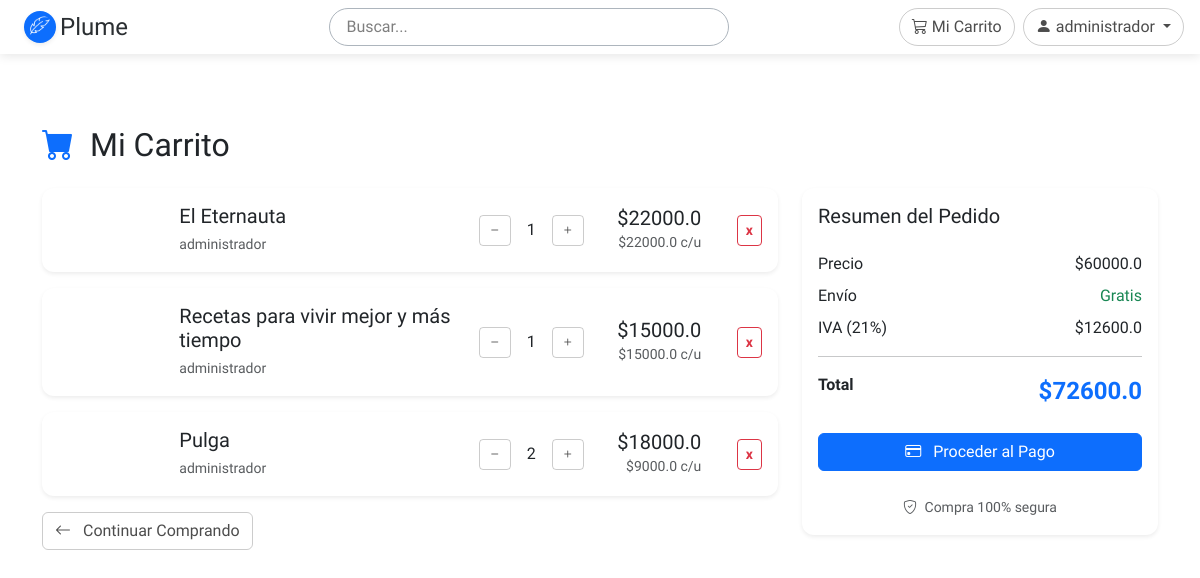
Page /cart (signed in) on the committed database.
### app/models/models.py (models this page shows, shortened)
class User(UserMixin, database.Model):
    __tablename__ = 'users'
    id = database.Column(database.Integer, primary_key=True)
    name = database.Column(database.String(100), nullable=False)
    password_hash = database.Column(database.String(255), nullable=False)
    email = database.Column(database.String(50), nullable=False, unique=True)
    type = database.Column(database.String(50), nullable=False) # writer, editor
    created_at = database.Column(database.DateTime, default=database.func.now())

class CartItem(database.Model):
    __tablename__ = 'cart_items'
    id = database.Column(database.Integer, primary_key=True)
    cart_id = database.Column(database.Integer, database.ForeignKey('carts.id'), nullable=False)
    book_id = database.Column(database.Integer, database.ForeignKey('books.id'), nullable=False)
    quantity = database.Column(database.Integer, default=1, nullable=False)
    price = database.Column(database.Float, nullable=False)  # Guardar precio en el momento de agregar
    created_at = database.Column(database.DateTime, default=database.func.now())
    book = database.relationship('Book', backref='cart_items')
    @property
    def subtotal(self):
        return self.price * self.quantity

class Book(database.Model):
    __tablename__ = 'books'
    id = database.Column(database.Integer, primary_key=True)
    title = database.Column(database.String(100), nullable=False, default='Libro')
    description = database.Column(database.Text, nullable=True)
    genre = database.Column(database.String(20), nullable=False)
    pages = database.Column(database.Integer, nullable=True)
    price = database.Column(database.Float, default=15000.0)
    status = database.Column(database.String(50), default='draft')  # draft, in_review, approved, published
    cover_url = database.Column(database.String(200), nullable=True)
    author_id = database.Column(database.Integer, database.ForeignKey('users.id'))
    author = database.relationship('User', backref='books')
    publish_date = database.Column(database.DateTime, default=database.func.now())
    last_update = database.Column(database.DateTime, default=database.func.now(), onupdate=database.func.now())

### app/blueprints/shop/routes.py (the view)
@shop.route("/cart")
@login_required
def cart():
    cart = get_or_create_cart()
    return render_template("shop/cart.html", cart = cart)

### app/blueprints/shop/routes.py (called while the page is built)
def get_or_create_cart():
    if current_user.is_authenticated:
        cart = Cart.query.filter_by(user_id=current_user.id).first()
        if not cart:
            cart = Cart(user_id=current_user.id)
            database.session.add(cart)
            database.session.commit()
    return cart

### app/models/models.py (called while the page is built)
    @property
    def subtotal(self):
        return sum(item.subtotal for item in self.items)

    @property
    def total(self):
        return self.subtotal * 1.21  # Con IVA del 21%

### app/templates/shop/cart.html (shortened to what this page needs)
{% extends "base.html" %}
{% block content %}
<div class="container py-5">
    <h2 class="mb-4">
        <i class="bi bi-cart-fill me-2 text-primary"></i>
        Mi Carrito
    </h2>
    {% if cart.items %}
    <div class="row">
        <div class="col-lg-8 mb-4">
            {% for item in cart.items %}
            <div class="card mb-3 shadow-sm">
                <div class="card-body">
                    <div class="row align-items-center">
                        <div class="col-md-2">
                        </div>
                        <div class="col-md-5">
                            <h5 class="mb-1">{{ item.book.title }}</h5>
                            <p class="text-muted mb-0">
                                <small>{{ item.book.author.name }}</small>
                            </p>
                        </div>
                        <div class="col-md-2 text-center">
                            <div class="d-flex justify-content-center align-items-center gap-2">
                                <form action="{{ url_for('shop.update_quantity', item_id=item.id) }}" method="POST" style="display: inline;">
                                    <button class="btn btn-outline-secondary btn-sm" type="submit">
                                        <i class="bi bi-dash"></i>
                                    </button>
                                </form>
                                <span class="mx-2">{{ item.quantity }}</span>
                                <form action="{{ url_for('shop.update_quantity', item_id=item.id) }}" method="POST" style="display: inline;">
                                    <button class="btn btn-outline-secondary btn-sm" type="submit">
                                        <i class="bi bi-plus"></i>
                                    </button>
                                </form>
                            </div>
                        </div>
                        <div class="col-md-2 text-end">
                            <h5 class="mb-0">${{ item.book.price * item.quantity }}</h5>
                            <small class="text-muted">${{ item.book.price }} c/u</small>
                        </div>
                        <div class="col-md-1 text-end">
                            <form action="{{ url_for('shop.remove_from_cart', item_id=item.id) }}" method="POST">
                                <button type="submit" class="btn btn-sm btn-outline-danger">
                                    <strong>x</strong>
                                </button>
                            </form>
                        </div>
                    </div>
                </div>
            </div>
            {% endfor %}
            <a href="{{ url_for('shop.index') }}" class="btn btn-outline-secondary">
                <i class="bi bi-arrow-left me-2"></i>
                Continuar Comprando
            </a>
        </div>
        <div class="col-lg-4">
            <div class="card shadow-sm sticky-top" style="top: 20px;">
                <div class="card-body">
                    <h5 class="card-title mb-4">Resumen del Pedido</h5>
                    <div class="d-flex justify-content-between mb-2">
                        <span>Precio</span>
                        <span>${{ cart.subtotal }}</span>
                    </div>
                    <div class="d-flex justify-content-between mb-2">
                        <span>Envío</span>
                        <span class="text-success">Gratis</span>
                    </div>
                    <div class="d-flex justify-content-between mb-2">
                        <span>IVA (21%)</span>
                        <span>${{ cart.total - cart.subtotal }}</span>
                    </div>
                    <hr>
                    <div class="d-flex justify-content-between mb-4">
                        <strong>Total</strong>
                        <strong class="text-primary fs-4">${{ cart.total }}</strong>
                    </div>
                    <a href="{{ url_for('shop.checkout') }}" class="btn btn-primary w-100 mb-2">
                        <i class="bi bi-credit-card me-2"></i>
                        Proceder al Pago
                    </a>
                    <div class="text-center mt-3">
                        <small class="text-muted">
                            <i class="bi bi-shield-check me-1"></i>
                            Compra 100% segura
                        </small>
                    </div>
                </div>
            </div>
        </div>
    </div>
    {% endif %}
</div>
{% endblock %}

### app/templates/base.html (shortened to what this page needs)
<!DOCTYPE html>
<html lang="es">
<head>
    <link href="https://cdn.jsdelivr.net/npm/bootstrap@5.3.2/dist/css/bootstrap.min.css" rel="stylesheet">
    <link rel="stylesheet" href="https://cdn.jsdelivr.net/npm/bootstrap-icons@1.11.1/font/bootstrap-icons.css">
    <link href="{{ url_for('static', filename='css/custom.css') }}" rel="stylesheet">
</head>
<body>
    {% include 'components/header.html' %}
    <main class="">
        {% block content %}{% endblock %}
    </main>
</body>
</html>

### app/templates/components/header.html (shortened to what this page needs)
<header id="mainHeader" class="position-relative py-2 mb-1 px-3 bg-transparent" style="z-index: 9999;">
    <div class="d-flex align-items-center justify-content-between">
        <a href="/" class="d-flex align-items-center px-2 text-decoration-none rounded-pill">
            <div class="me-1">
                {% include 'components/plumeIcon.html' %}
            </div>
            <span class="fs-4 text-secondary-emphasis">Plume</span>
        </a>
        <div class="d-none d-lg-flex align-items-center flex-grow-1 justify-content-between ms-4">
            <form class="d-flex mx-auto flex-grow-1 justify-content-center" role="search"
                  action="" method="get" style="max-width: 400px;">
                <input class="form-control rounded-pill border border-dark-subtle bg-transparent px-3"
                       type="search"
                       placeholder="Buscar..."
                       aria-label="Search"
                       name="q">
            </form>
            <div class="d-flex align-items-center gap-2">
                {% if current_user.is_authenticated %}
                <a href="{{ url_for('shop.cart') }}" class="btn btn-outline-secondary rounded-pill">
                    <i class="bi bi-cart3"></i>
                    <span>Mi Carrito</span>
                </a>
                {% endif %}
                {% if current_user.is_authenticated %}
                <div class="dropdown">
                    <button class="btn btn-outline-secondary rounded-pill dropdown-toggle" type="button" id="userDropdown" data-bs-toggle="dropdown">
                        <i class="bi bi-person-fill"></i>
                        {{ current_user.name }}
                    </button>
                </div>
                {% else %}
                <a href="{{ url_for('auth.login') }}" class="btn btn-outline-secondary rounded-pill">
                    Iniciar Sesión
                </a>
                {% endif %}
            </div>
        </div>
    </div>
</header>

### app/templates/components/plumeIcon.html
<img src="{{ url_for('static', filename='img/plume_icon.png') }}" class="rounded-circle bg-primary shadow-sm p-1" style="width: 32px; height: 32px;" alt="Plume Icon">

### app/static/css/custom.css (style rules this page uses)
:root { --bs-body-font-family: 'Lexend', sans-serif; }
body { font-family: 'Lexend', sans-serif !important; background: transparent !important; }
h1,h2,h3,h4,h5,h6, .display-1,.display-2,.display-3,.display-4 { font-family: 'Lexend', sans-serif !important; }

### app/templates/components/header.html (style rules this page uses)
#mainHeader { top: 0; z-index: 1000; box-shadow: 0 2px 10px rgba(0, 0, 0, 0.1); transition: background-color 0.3s ease, box-shadow 0.3s ease; }
.form-control::placeholder { color: rgba(0, 0, 0, 0.5); }
.btn-outline-secondary { border-color: rgba(0, 0, 0, 0.2); color: rgba(0, 0, 0, 0.7); transition: all 0.3s ease; }

### app/templates/shop/cart.html (style rules this page uses)
.card { border: none; border-radius: 12px; transition: transform 0.2s ease; }

### rows in the picture
User: name "administrador"
CartItem: book "El Eternauta", book.author.name "administrador", quantity "1", item.book.price*item.quantity "22000.0", book.price "22000.0", subtotal "60000.0", cart.total-cart.subtotal "12600.0", total "72600.0"
CartItem: book "Recetas para vivir mejor y más tiempo", book.author.name "administrador", quantity "1", item.book.price*item.quantity "15000.0", book.price "15000.0"
CartItem: book "Pulga", book.author.name "administrador", quantity "2", item.book.price*item.quantity "18000.0", book.price "9000.0"
